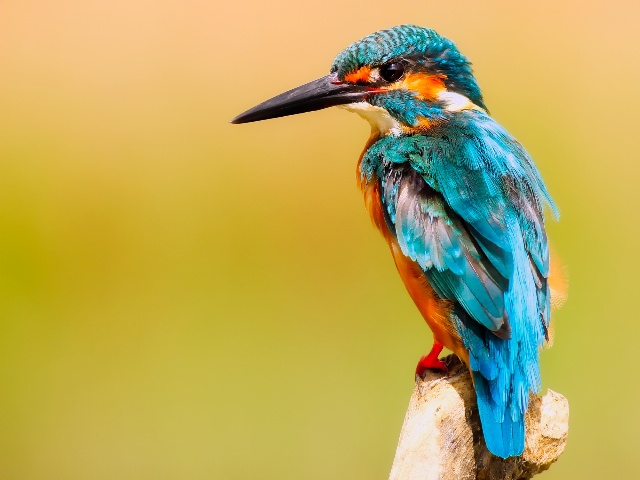
#> input picture Resources/small_bird.jpg, 640 x 480 px
$ python img_joining_2.py
#> lines starting #> are read from the running program, lines starting #| are printed output that depends on the picture
import cv2
import numpy as np

# function to convert the images to match the channel


def stackImages(img_list=[], stack_type=0):

    # Create the empty list to store images
    list_of_img = []
    # Iterate the images
    for img in img_list:
        # check if the image is color or not , color will have (row, column, channel) where as gray dont have channel

        if len(img.shape) < 3:
            # transform the image to color level
            img = cv2.cvtColor(img, cv2.COLOR_GRAY2RGB)

        # add to list
        list_of_img.append(img)

    # check if we need to stack horizontal or vertical, by default is horizontal
    if stack_type == 0:
        imgStack = np.hstack(tuple(list_of_img))
    else:
        imgStack = np.vstack(tuple(list_of_img))

    # show the images
    cv2.imshow("Stacked Image", imgStack)

    # show the image for 5 seconds, 0 means undefinite
    cv2.waitKey(10000)

    # destroy all the image windows
    cv2.destroyAllWindows()


def stackImages(x_list=[], y_list=[]):
    # Create the empty list to store images
    list_of_x_img = []
    # Iterate the images
    for img in x_list:
        # check if the image is color or not , color will have (row, column, channel) where as gray dont have channel

        if len(img.shape) < 3:
            # transform the image to color level
            img = cv2.cvtColor(img, cv2.COLOR_GRAY2RGB)

        # add to list
        list_of_x_img.append(img)

    list_of_y_img = []
    for img in y_list:
        # check if the image is color or not , color will have (row, column, channel) where as gray dont have channel

        if len(img.shape) < 3:
            # transform the image to color level
            img = cv2.cvtColor(img, cv2.COLOR_GRAY2RGB)

        # add to list
        list_of_y_img.append(img)

    # check if we need to stack horizontal or vertical, by default is horizontal
    imgStack_x = np.hstack(tuple(list_of_x_img))
    imgStack_y = np.hstack(tuple(list_of_y_img))

    imgStack = np.vstack((imgStack_x, imgStack_y))

    # show the images
    cv2.imshow("Stacked Image", imgStack)

    # show the image for 5 seconds, 0 means undefinite
    cv2.waitKey(10000)

    # destroy all the image windows
    cv2.destroyAllWindows()


if __name__ == '__main__':
    # read the images
    img = cv2.imread('Resources/small_bird.jpg')
#> img is the input picture: shape (480, 640, 3); mean B, G, R 89.7, 171.4, 188.7
    img2 = cv2.imread('Resources/small_bird.jpg', 0)
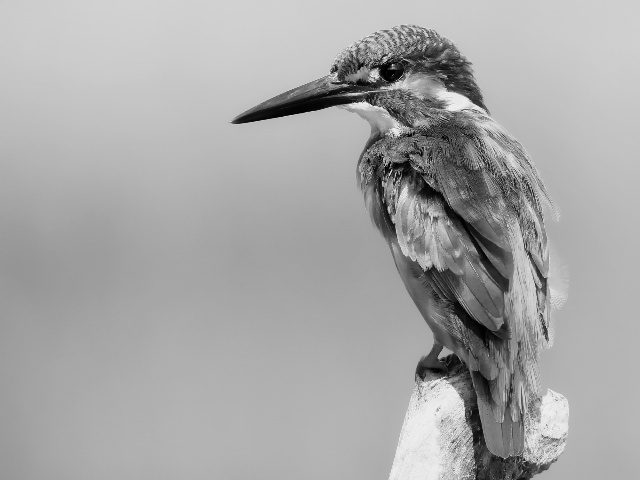
#> img2: shape (480, 640); min 0, max 241, mean 167.2
    img3 = cv2.imread('Resources/small_bird.jpg', -1)

    # Call the function
    stackImages([img, img2, img3])
#> the loop in stackImages, `for img in x_list:` made 3 passes
#> after the loop in stackImages, `for img in x_list:`: list_of_x_img = 3 items
#> after the loop in stackImages, `for img in y_list:`: list_of_y_img = []
#> in stackImages, `imgStack_x = np.hstack(tuple(list_of_x_img))`:
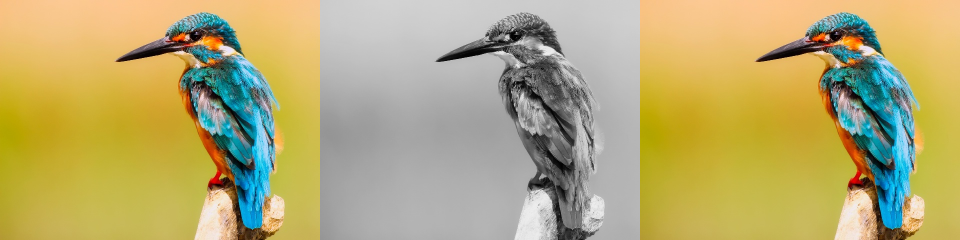
#> imgStack_x: shape (480, 1920, 3) (shown at 1/2 size); mean of channels 0, 1, 2 115.5, 170, 181.5; drawn as B, G, R
#> (the run stopped early here; a loop or call above may not have finished)

$ run again, with Resources/functions.jpg copied over Resources/small_bird.jpg
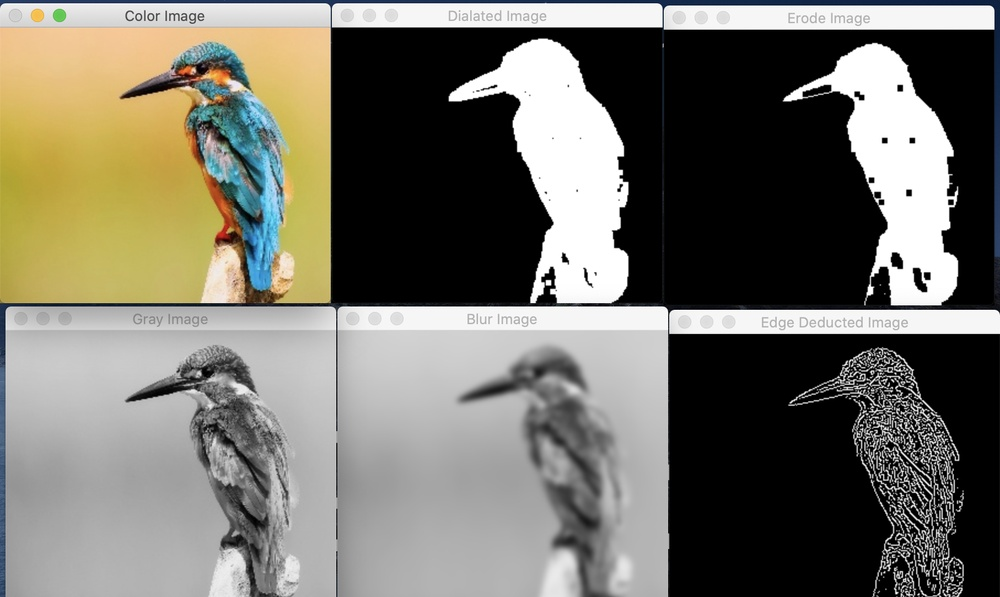
#> input picture Resources/functions.jpg, 1000 x 597 px, shrunk from 1814 x 1083 before the run
#> img is the input picture: shape (597, 1000, 3); mean B, G, R 105.4, 115.1, 117.4
#> `img2 = cv2.imread('Resources/small_bird.jpg', 0)`:
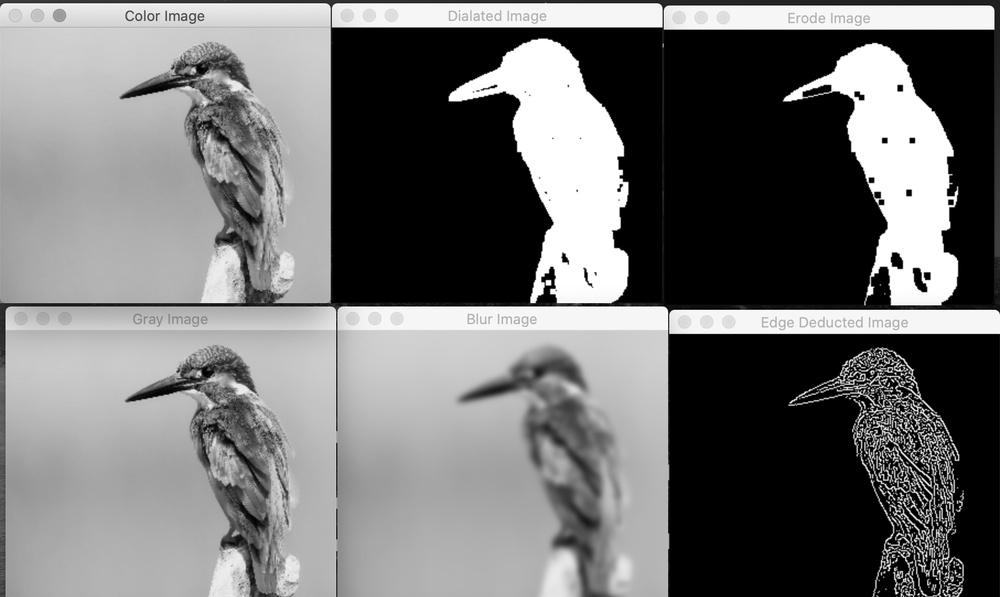
#> img2: shape (597, 1000); min 0, max 255, mean 114.7
#> the loop in stackImages, `for img in x_list:` made 3 passes
#> after the loop in stackImages, `for img in x_list:`: list_of_x_img = 3 items
#> after the loop in stackImages, `for img in y_list:`: list_of_y_img = []
#> in stackImages, `imgStack_x = np.hstack(tuple(list_of_x_img))`:
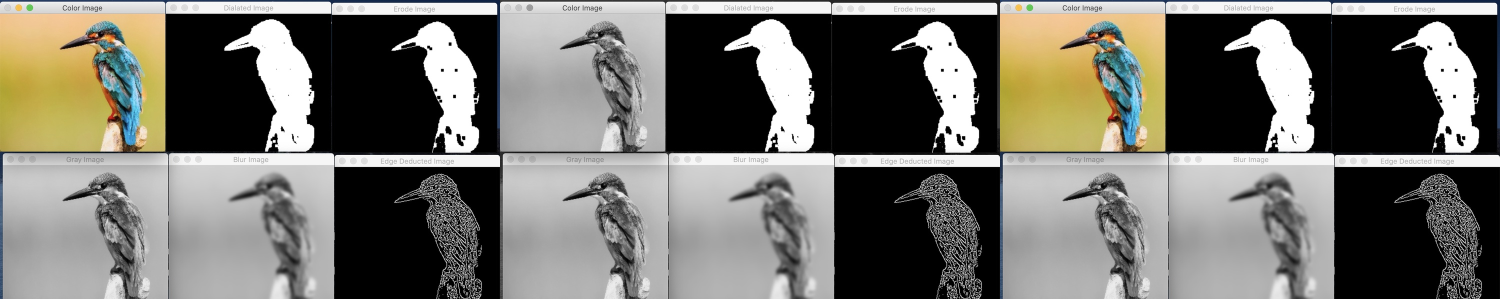
#> imgStack_x: shape (597, 3000, 3) (shown at 1/2 size); mean of channels 0, 1, 2 108.5, 115, 116.5; drawn as B, G, R
